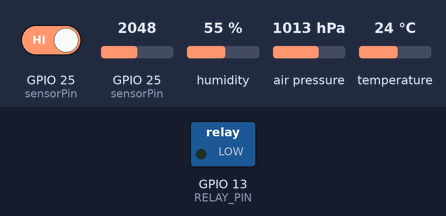
Bench run of a sketch on a simulated ESP32. Parts: switched loads named in the sketch (green lamp = pin HIGH). The test bench sets the inputs (shaded band); at power-on: air pressure 1013 hPa, GPIO 25 (sensorPin) HIGH, GPIO 25 (sensorPin) = 2048, humidity 55 %, temperature 24 °C. What the sketch prints to the serial monitor is not drawn.

Above: at 1.2 s.
1.3 s: air pressure set to 952 hPa
At 2.6 s:
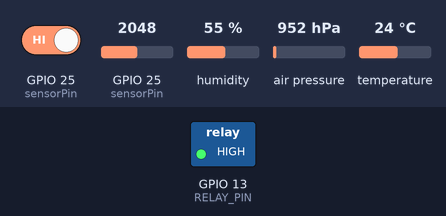
9.2 s: GPIO 25 (sensorPin) driven LOW
Timing chart, 0 to 20.8 s (numbered marks = the images above; inputs shaded):
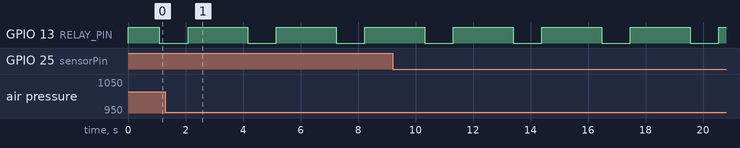

The sketch:

esp32-project.ino
```cpp
#include <Wire.h>
#include <Adafruit_Sensor.h>
#include <Adafruit_BME280.h>
#define SEALEVELPRESSURE_HPA (1013.25)
#define RELAY_PIN  13
Adafruit_BME280 bme;
const int sensorPin = 25;

void setup() {
    Serial.begin(9600);
    Serial.println("Setup started");
    if (!bme.begin(0x76)) {
        Serial.println("Could not find a valid BME280 sensor, check wiring!");
        while (1);
    }
    pinMode(RELAY_PIN, OUTPUT);
    digitalWrite(RELAY_PIN, HIGH);
}
void loop() {
    Serial.print("Temperature = ");
    Serial.print(bme.readTemperature());
    Serial.println("*C");
    Serial.print("Pressure = ");
    Serial.print(bme.readPressure() / 100.0F);
    Serial.println("hPa");
    Serial.print("Approx. Altitude = ");
    Serial.print(bme.readAltitude(SEALEVELPRESSURE_HPA));
    Serial.println("m");
    Serial.print("Humidity = ");
    Serial.print(bme.readHumidity());
    Serial.println("%");
    if (digitalRead(sensorPin) == LOW) {
    Serial.println("⚠️ Gas detected!");
    } else {
    Serial.println("✅ Air is clean");
    }
    Serial.print("Gas concentration = ");
    Serial.println(analogRead(sensorPin));
    delay(1000);
    digitalWrite(RELAY_PIN, LOW);   // Relay ON
    delay(1000);
    digitalWrite(RELAY_PIN, HIGH);  // Relay OFF
    delay(1000);

}
```

Measured:
- by itself, GPIO 13 (RELAY_PIN): alternates HIGH for 2.1 s and LOW for 1.0 s
